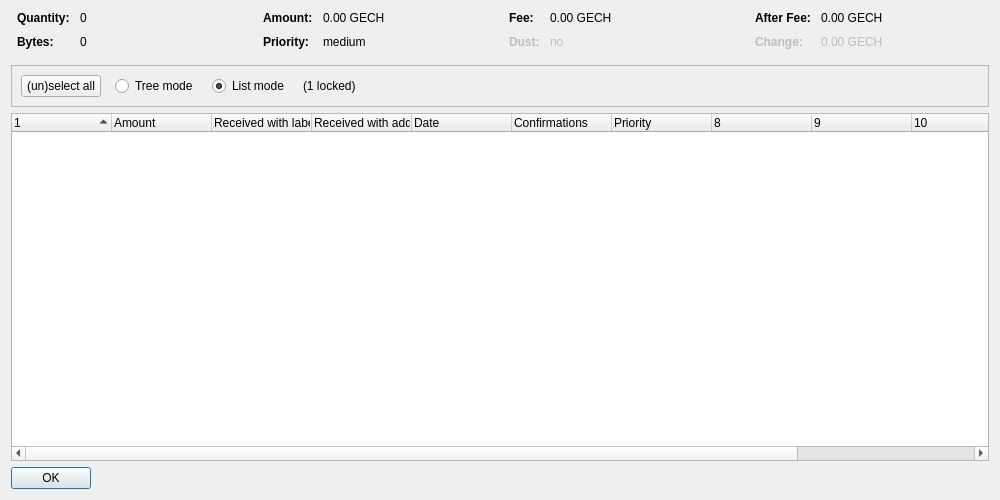
<?xml version="1.0" encoding="UTF-8"?>
<ui version="4.0">
 <class>CoinControlDialog</class>
 <widget class="QDialog" name="CoinControlDialog">
  <property name="geometry">
   <rect>
    <x>0</x>
    <y>0</y>
    <width>1000</width>
    <height>500</height>
   </rect>
  </property>
  <property name="windowTitle">
   <string>Coin Selection</string>
  </property>
  <layout class="QVBoxLayout" name="verticalLayout">
   <item>
    <layout class="QHBoxLayout" name="horizontalLayoutTop" stretch="0,0,0,0">
     <property name="topMargin">
      <number>0</number>
     </property>
     <property name="bottomMargin">
      <number>10</number>
     </property>
     <item>
      <layout class="QFormLayout" name="formLayoutCoinControl1">
       <property name="horizontalSpacing">
        <number>10</number>
       </property>
       <property name="verticalSpacing">
        <number>10</number>
       </property>
       <property name="leftMargin">
        <number>6</number>
       </property>
       <property name="rightMargin">
        <number>6</number>
       </property>
       <item row="0" column="0">
        <widget class="QLabel" name="labelCoinControlQuantityText">
         <property name="font">
          <font>
           <weight>75</weight>
           <bold>true</bold>
          </font>
         </property>
         <property name="text">
          <string>Quantity:</string>
         </property>
        </widget>
       </item>
       <item row="0" column="1">
        <widget class="QLabel" name="labelCoinControlQuantity">
         <property name="cursor">
          <cursorShape>IBeamCursor</cursorShape>
         </property>
         <property name="contextMenuPolicy">
          <enum>Qt::ActionsContextMenu</enum>
         </property>
         <property name="text">
          <string notr="true">0</string>
         </property>
         <property name="textInteractionFlags">
          <set>Qt::LinksAccessibleByMouse|Qt::TextSelectableByKeyboard|Qt::TextSelectableByMouse</set>
         </property>
        </widget>
       </item>
       <item row="1" column="0">
        <widget class="QLabel" name="labelCoinControlBytesText">
         <property name="font">
          <font>
           <weight>75</weight>
           <bold>true</bold>
          </font>
         </property>
         <property name="text">
          <string>Bytes:</string>
         </property>
        </widget>
       </item>
       <item row="1" column="1">
        <widget class="QLabel" name="labelCoinControlBytes">
         <property name="cursor">
          <cursorShape>IBeamCursor</cursorShape>
         </property>
         <property name="contextMenuPolicy">
          <enum>Qt::ActionsContextMenu</enum>
         </property>
         <property name="text">
          <string notr="true">0</string>
         </property>
         <property name="textInteractionFlags">
          <set>Qt::LinksAccessibleByMouse|Qt::TextSelectableByKeyboard|Qt::TextSelectableByMouse</set>
         </property>
        </widget>
       </item>
      </layout>
     </item>
     <item>
      <layout class="QFormLayout" name="formLayoutCoinControl2">
       <property name="horizontalSpacing">
        <number>10</number>
       </property>
       <property name="verticalSpacing">
        <number>10</number>
       </property>
       <property name="leftMargin">
        <number>6</number>
       </property>
       <property name="rightMargin">
        <number>6</number>
       </property>
       <item row="0" column="0">
        <widget class="QLabel" name="labelCoinControlAmountText">
         <property name="font">
          <font>
           <weight>75</weight>
           <bold>true</bold>
          </font>
         </property>
         <property name="text">
          <string>Amount:</string>
         </property>
        </widget>
       </item>
       <item row="0" column="1">
        <widget class="QLabel" name="labelCoinControlAmount">
         <property name="cursor">
          <cursorShape>IBeamCursor</cursorShape>
         </property>
         <property name="contextMenuPolicy">
          <enum>Qt::ActionsContextMenu</enum>
         </property>
         <property name="text">
          <string notr="true">0.00 GECH</string>
         </property>
         <property name="textInteractionFlags">
          <set>Qt::LinksAccessibleByMouse|Qt::TextSelectableByKeyboard|Qt::TextSelectableByMouse</set>
         </property>
        </widget>
       </item>
       <item row="1" column="0">
        <widget class="QLabel" name="labelCoinControlPriorityText">
         <property name="font">
          <font>
           <weight>75</weight>
           <bold>true</bold>
          </font>
         </property>
         <property name="text">
          <string>Priority:</string>
         </property>
        </widget>
       </item>
       <item row="1" column="1">
        <widget class="QLabel" name="labelCoinControlPriority">
         <property name="cursor">
          <cursorShape>IBeamCursor</cursorShape>
         </property>
         <property name="contextMenuPolicy">
          <enum>Qt::ActionsContextMenu</enum>
         </property>
         <property name="text">
          <string notr="true">medium</string>
         </property>
         <property name="textInteractionFlags">
          <set>Qt::LinksAccessibleByMouse|Qt::TextSelectableByKeyboard|Qt::TextSelectableByMouse</set>
         </property>
        </widget>
       </item>
      </layout>
     </item>
     <item>
      <layout class="QFormLayout" name="formLayoutCoinControl3">
       <property name="horizontalSpacing">
        <number>10</number>
       </property>
       <property name="verticalSpacing">
        <number>10</number>
       </property>
       <property name="leftMargin">
        <number>6</number>
       </property>
       <property name="rightMargin">
        <number>6</number>
       </property>
       <item row="0" column="0">
        <widget class="QLabel" name="labelCoinControlFeeText">
         <property name="font">
          <font>
           <weight>75</weight>
           <bold>true</bold>
          </font>
         </property>
         <property name="text">
          <string>Fee:</string>
         </property>
        </widget>
       </item>
       <item row="0" column="1">
        <widget class="QLabel" name="labelCoinControlFee">
         <property name="cursor">
          <cursorShape>IBeamCursor</cursorShape>
         </property>
         <property name="contextMenuPolicy">
          <enum>Qt::ActionsContextMenu</enum>
         </property>
         <property name="text">
          <string notr="true">0.00 GECH</string>
         </property>
         <property name="textInteractionFlags">
          <set>Qt::LinksAccessibleByMouse|Qt::TextSelectableByKeyboard|Qt::TextSelectableByMouse</set>
         </property>
        </widget>
       </item>
       <item row="1" column="0">
        <widget class="QLabel" name="labelCoinControlLowOutputText">
         <property name="enabled">
          <bool>false</bool>
         </property>
         <property name="font">
          <font>
           <weight>75</weight>
           <bold>true</bold>
          </font>
         </property>
         <property name="text">
          <string>Dust:</string>
         </property>
        </widget>
       </item>
       <item row="1" column="1">
        <widget class="QLabel" name="labelCoinControlLowOutput">
         <property name="enabled">
          <bool>false</bool>
         </property>
         <property name="cursor">
          <cursorShape>IBeamCursor</cursorShape>
         </property>
         <property name="contextMenuPolicy">
          <enum>Qt::ActionsContextMenu</enum>
         </property>
         <property name="text">
          <string notr="true">no</string>
         </property>
         <property name="textInteractionFlags">
          <set>Qt::LinksAccessibleByMouse|Qt::TextSelectableByKeyboard|Qt::TextSelectableByMouse</set>
         </property>
        </widget>
       </item>
      </layout>
     </item>
     <item>
      <layout class="QFormLayout" name="formLayoutCoinControl4">
       <property name="horizontalSpacing">
        <number>10</number>
       </property>
       <property name="verticalSpacing">
        <number>10</number>
       </property>
       <property name="leftMargin">
        <number>6</number>
       </property>
       <property name="rightMargin">
        <number>6</number>
       </property>
       <item row="0" column="0">
        <widget class="QLabel" name="labelCoinControlAfterFeeText">
         <property name="font">
          <font>
           <weight>75</weight>
           <bold>true</bold>
          </font>
         </property>
         <property name="text">
          <string>After Fee:</string>
         </property>
        </widget>
       </item>
       <item row="0" column="1">
        <widget class="QLabel" name="labelCoinControlAfterFee">
         <property name="cursor">
          <cursorShape>IBeamCursor</cursorShape>
         </property>
         <property name="contextMenuPolicy">
          <enum>Qt::ActionsContextMenu</enum>
         </property>
         <property name="text">
          <string notr="true">0.00 GECH</string>
         </property>
         <property name="textInteractionFlags">
          <set>Qt::LinksAccessibleByMouse|Qt::TextSelectableByKeyboard|Qt::TextSelectableByMouse</set>
         </property>
        </widget>
       </item>
       <item row="1" column="0">
        <widget class="QLabel" name="labelCoinControlChangeText">
         <property name="enabled">
          <bool>false</bool>
         </property>
         <property name="font">
          <font>
           <weight>75</weight>
           <bold>true</bold>
          </font>
         </property>
         <property name="text">
          <string>Change:</string>
         </property>
        </widget>
       </item>
       <item row="1" column="1">
        <widget class="QLabel" name="labelCoinControlChange">
         <property name="enabled">
          <bool>false</bool>
         </property>
         <property name="cursor">
          <cursorShape>IBeamCursor</cursorShape>
         </property>
         <property name="contextMenuPolicy">
          <enum>Qt::ActionsContextMenu</enum>
         </property>
         <property name="text">
          <string notr="true">0.00 GECH</string>
         </property>
         <property name="textInteractionFlags">
          <set>Qt::LinksAccessibleByMouse|Qt::TextSelectableByKeyboard|Qt::TextSelectableByMouse</set>
         </property>
        </widget>
       </item>
      </layout>
     </item>
    </layout>
   </item>
   <item>
    <widget class="QFrame" name="frame">
     <property name="minimumSize">
      <size>
       <width>0</width>
       <height>40</height>
      </size>
     </property>
     <property name="frameShape">
      <enum>QFrame::StyledPanel</enum>
     </property>
     <property name="frameShadow">
      <enum>QFrame::Sunken</enum>
     </property>
     <layout class="QHBoxLayout" name="horizontalLayout">
      <item>
       <layout class="QHBoxLayout" name="horizontalLayoutPanel" stretch="0,0,0,0,0">
        <property name="spacing">
         <number>14</number>
        </property>
        <item>
         <widget class="QPushButton" name="pushButtonSelectAll">
          <property name="sizePolicy">
           <sizepolicy hsizetype="Maximum" vsizetype="Fixed">
            <horstretch>0</horstretch>
            <verstretch>0</verstretch>
           </sizepolicy>
          </property>
          <property name="text">
           <string>(un)select all</string>
          </property>
          <property name="autoDefault">
           <bool>false</bool>
          </property>
         </widget>
        </item>
        <item>
         <widget class="QRadioButton" name="radioTreeMode">
          <property name="sizePolicy">
           <sizepolicy hsizetype="Maximum" vsizetype="Fixed">
            <horstretch>0</horstretch>
            <verstretch>0</verstretch>
           </sizepolicy>
          </property>
          <property name="text">
           <string>Tree mode</string>
          </property>
         </widget>
        </item>
        <item>
         <widget class="QRadioButton" name="radioListMode">
          <property name="sizePolicy">
           <sizepolicy hsizetype="Maximum" vsizetype="Fixed">
            <horstretch>0</horstretch>
            <verstretch>0</verstretch>
           </sizepolicy>
          </property>
          <property name="text">
           <string>List mode</string>
          </property>
          <property name="checked">
           <bool>true</bool>
          </property>
         </widget>
        </item>
        <item>
         <widget class="QLabel" name="labelLocked">
          <property name="text">
           <string notr="true">(1 locked)</string>
          </property>
         </widget>
        </item>
        <item>
         <spacer name="horizontalSpacer">
          <property name="orientation">
           <enum>Qt::Horizontal</enum>
          </property>
          <property name="sizeHint" stdset="0">
           <size>
            <width>40</width>
            <height>20</height>
           </size>
          </property>
         </spacer>
        </item>
       </layout>
      </item>
     </layout>
    </widget>
   </item>
   <item>
    <widget class="CoinControlTreeWidget" name="treeWidget">
     <property name="contextMenuPolicy">
      <enum>Qt::CustomContextMenu</enum>
     </property>
     <property name="sortingEnabled">
      <bool>false</bool>
     </property>
     <property name="columnCount">
      <number>12</number>
     </property>
     <attribute name="headerShowSortIndicator" stdset="0">
      <bool>true</bool>
     </attribute>
     <attribute name="headerStretchLastSection">
      <bool>false</bool>
     </attribute>
     <column>
      <property name="text">
       <string/>
      </property>
     </column>
     <column>
      <property name="text">
       <string>Amount</string>
      </property>
     </column>
     <column>
      <property name="text">
       <string>Received with label</string>
      </property>
     </column>
     <column>
      <property name="text">
       <string>Received with address</string>
      </property>
     </column>
     <column>
      <property name="text">
       <string>Date</string>
      </property>
     </column>
     <column>
      <property name="text">
       <string>Confirmations</string>
      </property>
      <property name="toolTip">
       <string>Confirmed</string>
      </property>
     </column>
     <column>
      <property name="text">
       <string>Priority</string>
      </property>
     </column>
     <column>
      <property name="text">
       <string/>
      </property>
     </column>
     <column>
      <property name="text">
       <string/>
      </property>
     </column>
     <column>
      <property name="text">
       <string/>
      </property>
     </column>
     <column>
      <property name="text">
       <string/>
      </property>
     </column>
     <column>
      <property name="text">
       <string/>
      </property>
     </column>
    </widget>
   </item>
   <item>
    <widget class="QDialogButtonBox" name="buttonBox">
     <property name="sizePolicy">
      <sizepolicy hsizetype="Maximum" vsizetype="Fixed">
       <horstretch>0</horstretch>
       <verstretch>0</verstretch>
      </sizepolicy>
     </property>
     <property name="orientation">
      <enum>Qt::Horizontal</enum>
     </property>
     <property name="standardButtons">
      <set>QDialogButtonBox::Ok</set>
     </property>
    </widget>
   </item>
  </layout>
 </widget>
 <customwidgets>
  <customwidget>
   <class>CoinControlTreeWidget</class>
   <extends>QTreeWidget</extends>
   <header>coincontroltreewidget.h</header>
  </customwidget>
 </customwidgets>
 <resources/>
 <connections/>
</ui>
